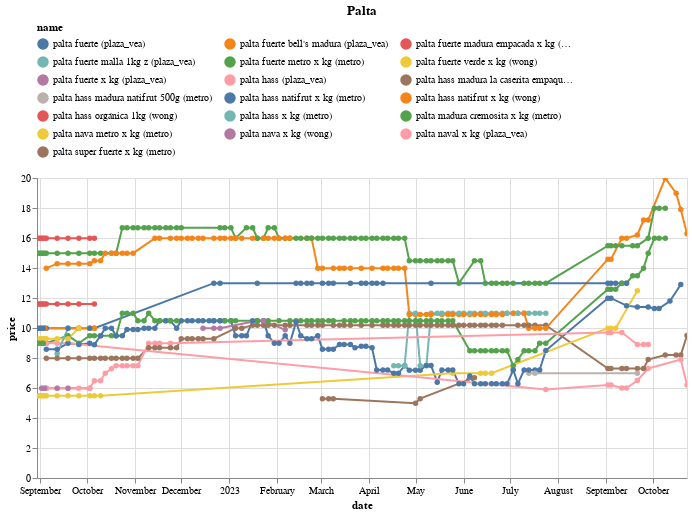

Notebook source saved alongside this figure:
### Code cell
(df
 .loc[df.name.isin(names)]
 .pipe(alt.Chart)
 .mark_line(point=True)
 .encode(x='date', y='price', color='name', tooltip=['name','price'])
 .properties(width=650, title='Palta')
 .interactive()
 .configure_legend(orient='top', columns=3)
)

### Figure 1 — Vega-Lite specification as saved in the notebook (floating-point values rounded to 4 significant figures; data arrays with more than 128 entries replaced by an {"elided": "..."} marker saying what was removed)
{"config": {"view": {"continuousWidth": 300, "continuousHeight": 300}, "legend": {"columns": 3, "orient": "top"}}, "data": {"name": "data-398b6ac9d0137bfa01e1b07d0a62869a"}, "mark": {"type": "line", "point": true}, "encoding": {"color": {"field": "name", "type": "nominal"}, "tooltip": [{"field": "name", "type": "nominal"}, {"field": "price", "type": "quantitative"}], "x": {"field": "date", "type": "temporal"}, "y": {"field": "price", "type": "quantitative"}}, "params": [{"name": "param_14", "select": {"type": "interval", "encodings": ["x", "y"]}, "bind": "scales"}], "title": "Palta", "width": 650, "$schema": "https://vega.github.io/schema/vega-lite/v5.15.1.json", "datasets": {"data-398b6ac9d0137bfa01e1b07d0a62869a": {"elided": "631 records"}}}
